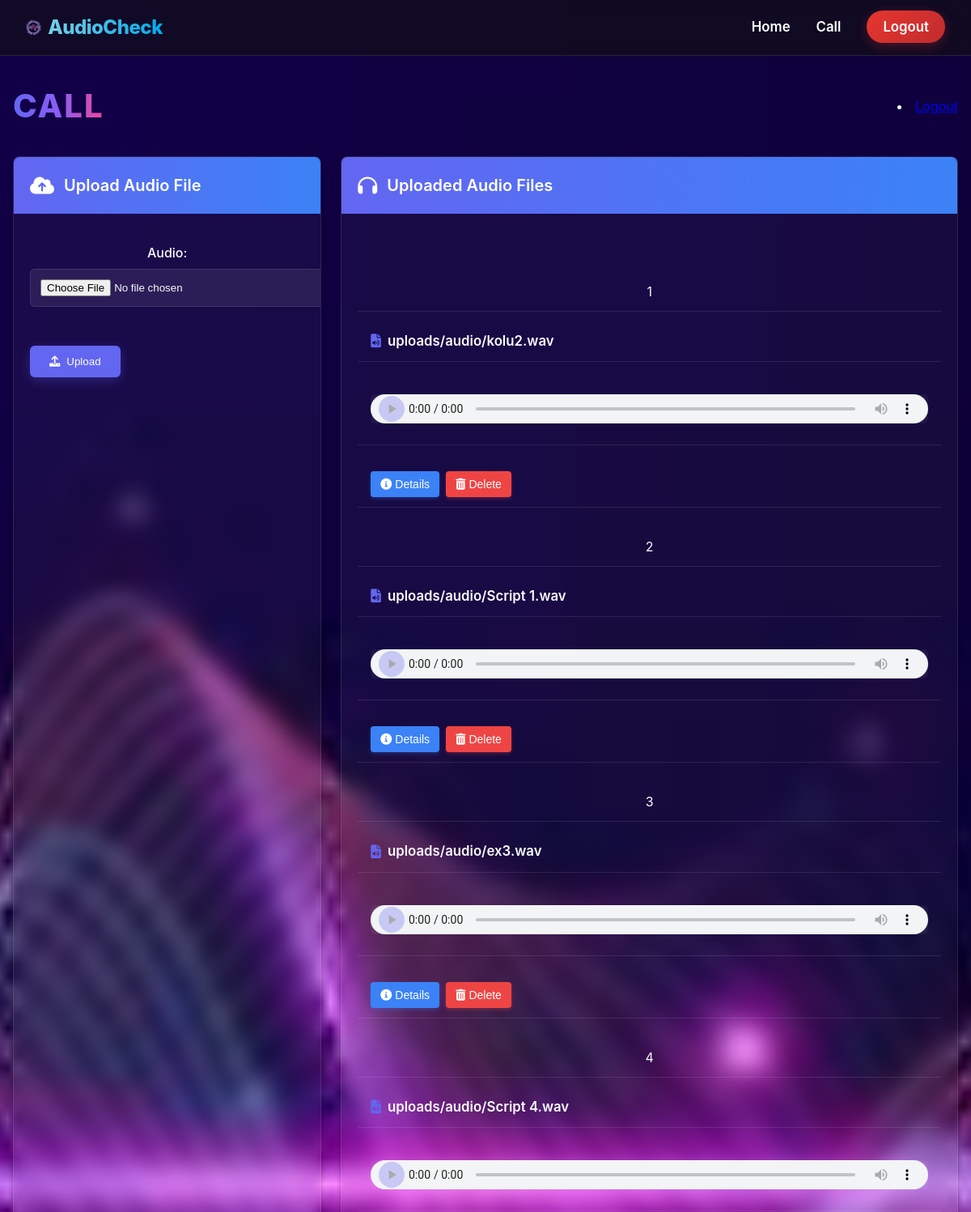
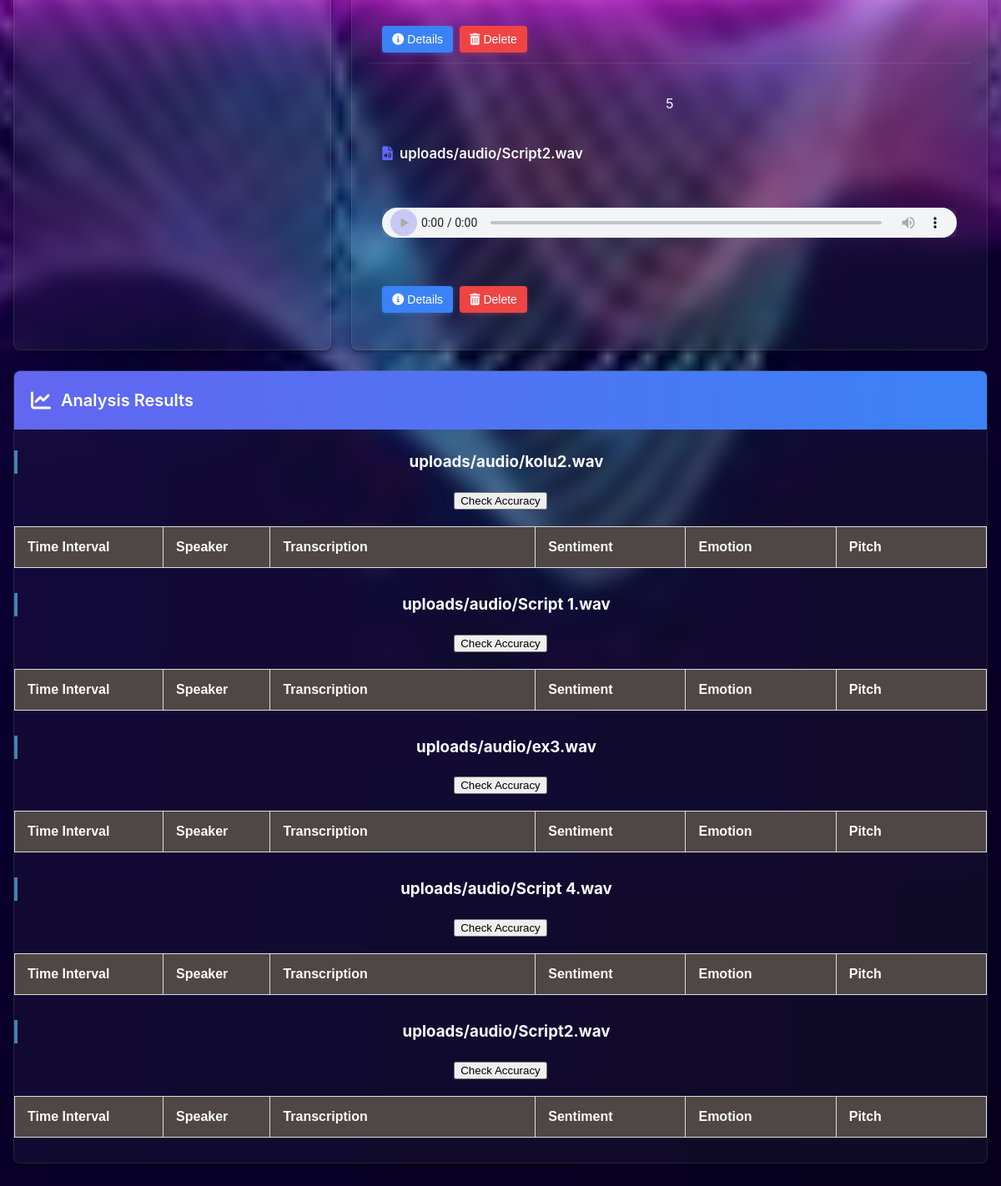
/call/ (signed in), run on the app's committed database (2 pictures, top to bottom).
### mainapp/models.py (models this page shows, shortened)
class AudioFile(models.Model):
    audio = models.FileField(upload_to="uploads/audio/")
    uploaded_at = models.DateTimeField(auto_now_add=True)

### mainapp/views.py (the view)
# urls.py: path('call/',call,name='call'),
@login_required(login_url='login')
def call(request):
    if request.method == "POST":
        form = AudioUploadForm(request.POST, request.FILES)
        if form.is_valid():
            uploaded_file = request.FILES["audio"]
            file_extension = uploaded_file.name.split(".")[-1].lower()
            original_path = f"uploads/audio/{uploaded_file.name}"
            wav_path = f"uploads/audio/{os.path.splitext(uploaded_file.name)[0]}.wav"
            if not AudioFile.objects.filter(audio=wav_path).exists():
                saved_path = default_storage.save(original_path, ContentFile(uploaded_file.read()))
                if file_extension != "wav":
                    audio = AudioSegment.from_file(default_storage.path(saved_path))
                    audio = audio.set_channels(1).set_frame_rate(16000)  # Standard settings
                    audio.export(default_storage.path(wav_path), format="wav")
                    default_storage.delete(saved_path)
                AudioFile.objects.create(audio=wav_path)
        return redirect("call")
    else:
        form = AudioUploadForm()
    audio_files = AudioFile.objects.all()
    return render(request, "call.html", {"form": form, "audio_files": audio_files})

### mainapp/forms.py
class AudioUploadForm(forms.ModelForm):
    class Meta:
        model = AudioFile
        fields = ['audio']

### templates/call.html (shortened to what this page needs)
{% extends "base.html" %}
{% load static %}
{% block content %}
<!DOCTYPE html>
<html lang="en">
<head>
    <link rel="stylesheet" type="text/css" href="{% static 'css/call.css' %}">
    <link rel="stylesheet" href="https://cdnjs.cloudflare.com/ajax/libs/font-awesome/6.0.0/css/all.min.css">
</head>
<div class="dashboard">
    <header class="dashboard-header">
        <h1 class="dashboard-title">CALL</h1>
        <li><a href="{% url 'logout' %}">Logout</a></li>
    </header>
    <div class="dashboard-grid">
        <div class="upload-section card">
            <div class="card-header">
                <i class="fas fa-cloud-upload-alt"></i>
                <h2>Upload Audio File</h2>
            </div>
            <div class="card-body">
                <form method="post" enctype="multipart/form-data" class="upload-form">
                    <div class="form-group">
                        {{ form.as_p }}
                    </div>
                    <button type="submit" class="upload-btn">
                        <i class="fas fa-upload"></i> Upload
                    </button>
                </form>
            </div>
        </div>
        <div class="audio-list card">
            <div class="card-header">
                <i class="fas fa-headphones"></i>
                <h2>Uploaded Audio Files</h2>
            </div>
            <div class="card-body">
                {% if audio_files %}
                <div class="table-container">
                    <table class="audio-table">
                        <thead>
                            <tr>
                            </tr>
                        </thead>
                        <tbody>
                            {% for audio in audio_files %}
                            <tr>
                                <td>{{ forloop.counter }}</td>
                                <td class="filename">
                                    <i class="fas fa-file-audio"></i>
                                    <span>{{ audio.audio.name }}</span>
                                </td>
                                <td>
                                    <div class="audio-player">
                                        <audio id="audio-{{ audio.id }}" controls>
                                            <source src="{{ audio.audio.url }}" type="audio/mpeg">
                                        </audio>
                                    </div>
                                </td>
                                <td class="action-buttons">
                                    <button class="details-btn" data-audio-id="{{ audio.id }}">
                                        <i class="fas fa-info-circle"></i> Details
                                    </button>
                                    <form method="post" action="{% url 'delete_audio' audio.id %}" class="delete-form">
                                        <button type="submit" class="delete-btn" onclick="return confirm('Are you sure you want to delete this file?');">
                                            <i class="fas fa-trash-alt"></i> Delete
                                        </button>
                                    </form>
                                </td>
                            </tr>
                            {% endfor %}
                        </tbody>
                    </table>
                </div>
                {% else %}
                <div class="no-audio-container">
                    <i class="fas fa-exclamation-circle"></i>
                    <p class="no-audio-message">No audio files uploaded yet.</p>
                </div>
                {% endif %}
            </div>
        </div>
    </div>
    <div class="analysis-section">
        <div class="card-header">
            <i class="fas fa-chart-line"></i>
            <h2>Analysis Results</h2>
        </div>
        <div id="analysis-container">
            {% if audio_files %}
                {% for audio in audio_files %}
                <div class="analysis-file-container">
                    <h3>{{ audio.audio.name }}</h3>
                    <button class="accuracy-btn" onclick="checkAccuracy('{{ audio.id }}')">Check Accuracy</button>
                    <div class="table-responsive">
                        <table class="analysis-table" id="analysis-table-{{ audio.id }}">
                            <thead>
                                <tr>
                                    <th class="time-column">Time Interval</th>
                                    <th class="speaker-column">Speaker</th>
                                    <th class="transcription-column">Transcription</th>
                                    <th class="sentiment-column">Sentiment</th>
                                    <th class="emotion-column">Emotion</th>
                                    <th class="pitch-column">Pitch</th>
                                </tr>
                            </thead>
                        </table>
                    </div>
                </div>
                {% endfor %}
            {% else %}
                <div class="no-analysis-container">
                    <i class="fas fa-info-circle"></i>
                    <p>Upload an audio file to see analysis results.</p>
                </div>
            {% endif %}
        </div>
    </div>
</div>
{% endblock %}

### static/css/base.css (style rules this page uses)
body { font-family: 'Inter', -apple-system, BlinkMacSystemFont, "Segoe UI", Roboto, "Helvetica Neue", Arial, sans-serif; text-align: center; background: url('waveform.jpeg') no-repeat center center fixed; background-size: cover; color: #1d1d1f; margin: 0; line-height: 1.6; }

### templates/call.html (style rules this page uses)
.analysis-table { width: 100%; border-collapse: collapse; margin-top: 20px; font-family: Arial, sans-serif; }
.analysis-table th { background-color:rgb(79, 70, 70); padding: 12px 15px; text-align: left; border: 1px solid #ddd; position: sticky; top: 0; }
.time-column { font-weight: bold; background-color:rgb(36, 36, 36); min-width: 80px; }
.transcription-column { min-width: 200px; max-width: 300px; }
.sentiment-column, .emotion-column, .pitch-column { min-width: 100px; }
.table-responsive { overflow-x: auto; margin-bottom: 30px; }
.analysis-section h3 { margin-top: 25px; padding-left: 10px; border-left: 4px solid #4682B4; }

### data on the page
AudioFile: audio.name "uploads/audio/kolu2.wav"
AudioFile: audio.name "uploads/audio/Script 1.wav"
AudioFile: audio.name "uploads/audio/ex3.wav"
AudioFile: audio.name "uploads/audio/Script 4.wav"
AudioFile: audio.name "uploads/audio/Script2.wav"
